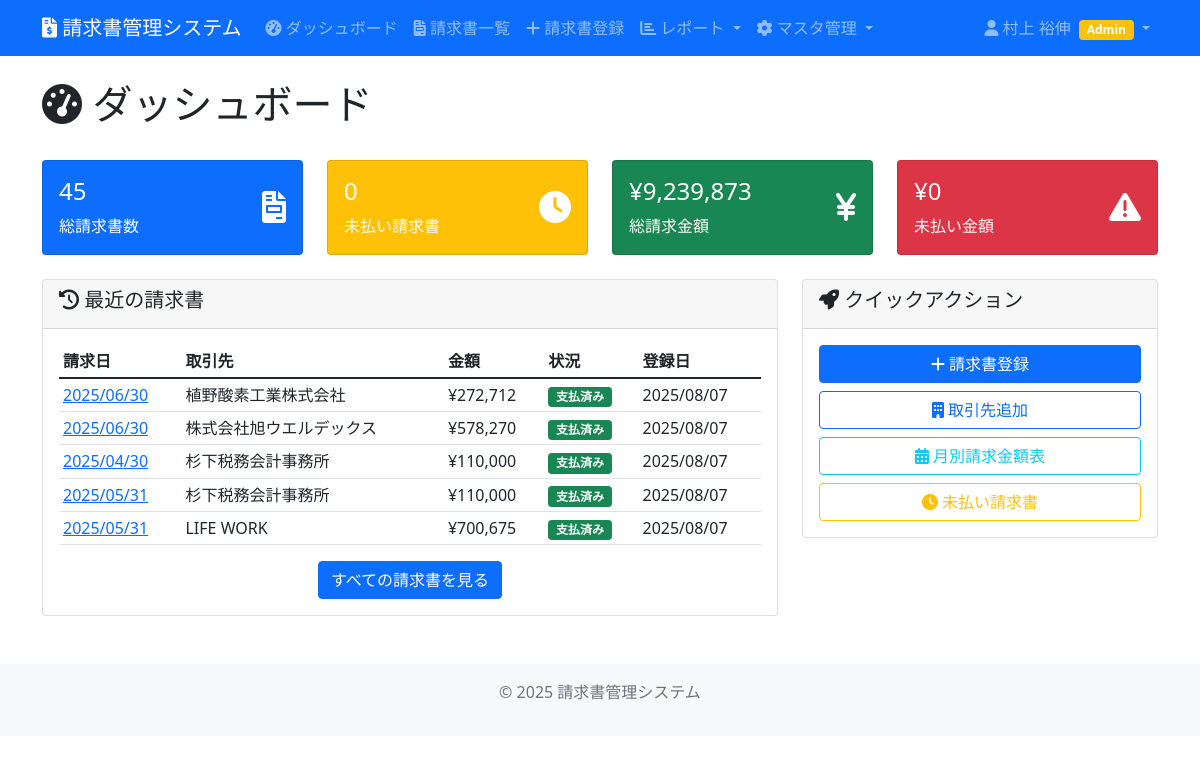
The page /main/ (signed in) on the database its author committed.
### invoice_management/models.py (models this page shows, shortened)
class Invoice(models.Model):
    PAYMENT_STATUS_CHOICES = [
        ('pending', '未払い'),
        ('paid', '支払済み'),
        ('overdue', '延滞'),
    ]
    auto_number = models.CharField(max_length=50, unique=True, verbose_name="自動連番", blank=True)
    invoice_number = models.CharField(max_length=100, blank=True, verbose_name="請求書番号")
    company = models.ForeignKey(Company, on_delete=models.CASCADE, verbose_name="取引先会社")
    amount = models.DecimalField(max_digits=12, decimal_places=2, verbose_name="請求金額")
    tax_amount = models.DecimalField(max_digits=12, decimal_places=2, default=0, verbose_name="消費税額")
    total_amount = models.DecimalField(max_digits=12, decimal_places=2, verbose_name="合計金額", blank=True)
    invoice_date = models.DateField(verbose_name="請求日")
    due_date = models.DateField(verbose_name="支払期限")
    payment_status = models.CharField(max_length=20, choices=PAYMENT_STATUS_CHOICES, default='pending', verbose_name="支払状況")
    description = models.TextField(blank=True, verbose_name="摘要")
    registered_by = models.ForeignKey(User, on_delete=models.CASCADE, verbose_name="登録者")
    created_at = models.DateTimeField(auto_now_add=True, verbose_name="作成日時")
    updated_at = models.DateTimeField(auto_now=True, verbose_name="更新日時")
    class Meta:
        verbose_name = "請求書"
        verbose_name_plural = "請求書"

class Company(models.Model):
    code = models.CharField(max_length=20, unique=True, verbose_name="会社コード", blank=True)
    name = models.CharField(max_length=255, verbose_name="会社名")
    invoice_number = models.CharField(max_length=100, blank=True, verbose_name="インボイス番号")
    address = models.TextField(blank=True, verbose_name="住所")
    phone = models.CharField(max_length=20, blank=True, verbose_name="電話番号")
    email = models.EmailField(blank=True, verbose_name="メールアドレス")
    contact_person = models.CharField(max_length=100, blank=True, verbose_name="担当者名")
    remarks = models.TextField(blank=True, verbose_name="備考")
    created_at = models.DateTimeField(auto_now_add=True, verbose_name="作成日時")
    updated_at = models.DateTimeField(auto_now=True, verbose_name="更新日時")
    class Meta:
        verbose_name = "取引先会社"
        verbose_name_plural = "取引先会社"

### invoice_management/views.py (the view)
# urls.py: path('', views.dashboard, name='dashboard'),
def dashboard(request):
    if request.user.is_authenticated:
        total_invoices = Invoice.objects.count()
        pending_invoices = Invoice.objects.filter(payment_status='pending').count()
        total_amount = Invoice.objects.aggregate(
            total=Sum('total_amount')
        )['total'] or 0
        pending_amount = Invoice.objects.filter(
            payment_status='pending'
        ).aggregate(
            total=Sum('total_amount')
        )['total'] or 0
        recent_invoices = Invoice.objects.select_related('company').order_by('-created_at')[:5]
        context = {
            'total_invoices': total_invoices,
            'pending_invoices': pending_invoices,
            'total_amount': total_amount,
            'pending_amount': pending_amount,
            'recent_invoices': recent_invoices,
        }
    else:
        context = {}
    return render(request, 'invoice_management/dashboard.html', context)

### invoice_management/templatetags/invoice_extras.py (called while the page is built)
@register.filter
def japanese_full_name(user):
    if user.last_name and user.first_name:
        return f"{user.last_name} {user.first_name}"
    elif user.last_name:
        return user.last_name
    elif user.first_name:
        return user.first_name
    else:
        return user.username

### invoice_management/templates/invoice_management/dashboard.html (shortened to what this page needs)
{% extends 'invoice_management/base.html' %}
{% load humanize %}
{% block content %}
<div class="row mb-4">
    <div class="col">
        <h1><i class="fas fa-tachometer-alt"></i> ダッシュボード</h1>
    </div>
</div>
{% if user.is_authenticated %}
    <div class="row mb-4">
        <div class="col-md-3">
            <div class="card bg-primary text-white">
                <div class="card-body">
                    <div class="d-flex justify-content-between">
                        <div>
                            <h4>{{ total_invoices }}</h4>
                            <p class="mb-0">総請求書数</p>
                        </div>
                        <div class="align-self-center">
                            <i class="fas fa-file-invoice fa-2x"></i>
                        </div>
                    </div>
                </div>
            </div>
        </div>
        <div class="col-md-3">
            <div class="card bg-warning text-white">
                <div class="card-body">
                    <div class="d-flex justify-content-between">
                        <div>
                            <h4>{{ pending_invoices }}</h4>
                            <p class="mb-0">未払い請求書</p>
                        </div>
                        <div class="align-self-center">
                            <i class="fas fa-clock fa-2x"></i>
                        </div>
                    </div>
                </div>
            </div>
        </div>
        <div class="col-md-3">
            <div class="card bg-success text-white">
                <div class="card-body">
                    <div class="d-flex justify-content-between">
                        <div>
                            <h4>¥{{ total_amount|floatformat:0|intcomma }}</h4>
                            <p class="mb-0">総請求金額</p>
                        </div>
                        <div class="align-self-center">
                            <i class="fas fa-yen-sign fa-2x"></i>
                        </div>
                    </div>
                </div>
            </div>
        </div>
        <div class="col-md-3">
            <div class="card bg-danger text-white">
                <div class="card-body">
                    <div class="d-flex justify-content-between">
                        <div>
                            <h4>¥{{ pending_amount|floatformat:0|intcomma }}</h4>
                            <p class="mb-0">未払い金額</p>
                        </div>
                        <div class="align-self-center">
                            <i class="fas fa-exclamation-triangle fa-2x"></i>
                        </div>
                    </div>
                </div>
            </div>
        </div>
    </div>
    <div class="row">
        <div class="col-md-8">
            <div class="card">
                <div class="card-header">
                    <h5><i class="fas fa-history"></i> 最近の請求書</h5>
                </div>
                <div class="card-body">
                    {% if recent_invoices %}
                        <div class="table-responsive">
                            <table class="table table-sm">
                                <thead>
                                    <tr>
                                        <th>請求日</th>
                                        <th>取引先</th>
                                        <th>金額</th>
                                        <th>状況</th>
                                        <th>登録日</th>
                                    </tr>
                                </thead>
                                <tbody>
                                    {% for invoice in recent_invoices %}
                                        <tr>
                                            <td>
                                                <a href="{% url 'invoice_detail' invoice.pk %}">
                                                    {{ invoice.invoice_date|date:"Y/m/d" }}
                                                </a>
                                            </td>
                                            <td>{{ invoice.company.name }}</td>
                                            <td>¥{{ invoice.total_amount|floatformat:0|intcomma }}</td>
                                            <td>
                                                {% if invoice.payment_status == 'pending' %}
                                                    <span class="badge bg-warning">未払い</span>
                                                {% elif invoice.payment_status == 'paid' %}
                                                    <span class="badge bg-success">支払済み</span>
                                                {% else %}
                                                    <span class="badge bg-secondary">キャンセル</span>
                                                {% endif %}
                                            </td>
                                            <td>{{ invoice.created_at|date:"Y/m/d" }}</td>
                                        </tr>
                                    {% endfor %}
                                </tbody>
                            </table>
                        </div>
                        <div class="text-center">
                            <a href="{% url 'invoice_list' %}" class="btn btn-primary">
                                すべての請求書を見る
                            </a>
                        </div>
                    {% else %}
                        <p class="text-muted">まだ請求書が登録されていません。</p>
                        <a href="{% url 'invoice_add' %}" class="btn btn-primary">
                            <i class="fas fa-plus"></i> 請求書を登録する
                        </a>
                    {% endif %}
                </div>
            </div>
        </div>
        <div class="col-md-4">
            <div class="card">
                <div class="card-header">
                    <h5><i class="fas fa-rocket"></i> クイックアクション</h5>
                </div>
                <div class="card-body">
                    <div class="d-grid gap-2">
                        <a href="{% url 'invoice_add' %}" class="btn btn-primary">
                            <i class="fas fa-plus"></i> 請求書登録
                        </a>
                        <a href="{% url 'company_add' %}" class="btn btn-outline-primary">
                            <i class="fas fa-building"></i> 取引先追加
                        </a>
                        <a href="{% url 'monthly_report' %}" class="btn btn-outline-info">
                            <i class="fas fa-calendar-alt"></i> 月別請求金額表
                        </a>
                        <a href="{% url 'invoice_list' %}?status=pending" class="btn btn-outline-warning">
                            <i class="fas fa-clock"></i> 未払い請求書
                        </a>
                    </div>
                </div>
            </div>
        </div>
    </div>
{% endif %}
{% endblock %}

### invoice_management/templates/invoice_management/base.html (shortened to what this page needs)
{% load invoice_extras %}
<!DOCTYPE html>
<html lang="ja">
<head>
    <link href="https://cdn.jsdelivr.net/npm/bootstrap@5.1.3/dist/css/bootstrap.min.css" rel="stylesheet">
    <link href="https://cdnjs.cloudflare.com/ajax/libs/font-awesome/6.0.0/css/all.min.css" rel="stylesheet">
</head>
<body>
    <nav class="navbar navbar-expand-lg navbar-dark bg-primary">
        <div class="container">
            <a class="navbar-brand" href="{% url 'dashboard' %}">
                <i class="fas fa-file-invoice-dollar"></i>
                請求書管理システム
            </a>
            <div class="collapse navbar-collapse" id="navbarNav">
                <ul class="navbar-nav me-auto">
                    {% if user.is_authenticated %}
                        <li class="nav-item">
                            <a class="nav-link" href="{% url 'dashboard' %}">
                                <i class="fas fa-tachometer-alt"></i> ダッシュボード
                            </a>
                        </li>
                        <li class="nav-item">
                            <a class="nav-link" href="{% url 'invoice_list' %}">
                                <i class="fas fa-file-invoice"></i> 請求書一覧
                            </a>
                        </li>
                        <li class="nav-item">
                            <a class="nav-link" href="{% url 'invoice_add' %}">
                                <i class="fas fa-plus"></i> 請求書登録
                            </a>
                        </li>
                        <li class="nav-item dropdown">
                            <a class="nav-link dropdown-toggle" href="#" role="button" data-bs-toggle="dropdown">
                                <i class="fas fa-chart-bar"></i> レポート
                            </a>
                        </li>
                        <li class="nav-item dropdown">
                            <a class="nav-link dropdown-toggle" href="#" role="button" data-bs-toggle="dropdown">
                                <i class="fas fa-cog"></i> マスタ管理
                            </a>
                        </li>
                    {% endif %}
                </ul>
                <ul class="navbar-nav">
                    {% if user.is_authenticated %}
                        <li class="nav-item dropdown">
                            <a class="nav-link dropdown-toggle" href="#" role="button" data-bs-toggle="dropdown">
                                <i class="fas fa-user"></i> {{ user|japanese_full_name }}
                                {% if user.is_superuser %}
                                    <span class="badge bg-danger ms-1">Super</span>
                                {% elif user.is_staff %}
                                    <span class="badge bg-warning ms-1">Admin</span>
                                {% endif %}
                            </a>
                        </li>
                    {% else %}
                        <li class="nav-item">
                            <a class="nav-link" href="{% url 'login' %}">ログイン</a>
                        </li>
                    {% endif %}
                </ul>
            </div>
        </div>
    </nav>
    <main class="container mt-4">
        {% block content %}
        {% endblock %}
    </main>
    <footer class="bg-light text-center text-muted mt-5 py-3">
        <div class="container">
            <p>&copy; 2025 請求書管理システム</p>
        </div>
    </footer>
</body>
</html>

### rows shown on the page
Invoice: invoice_date "2025/06/30", company.name "植野酸素工業株式会社", total_amount "272,712", payment_status "支払済み", created_at "2025/08/07"
Invoice: invoice_date "2025/06/30", company.name "株式会社旭ウエルデックス", total_amount "578,270", payment_status "支払済み", created_at "2025/08/07"
Invoice: invoice_date "2025/04/30", company.name "杉下税務会計事務所", total_amount "110,000", payment_status "支払済み", created_at "2025/08/07"
Invoice: invoice_date "2025/05/31", company.name "杉下税務会計事務所", total_amount "110,000", payment_status "支払済み", created_at "2025/08/07"
Invoice: invoice_date "2025/05/31", company.name "LIFE WORK", total_amount "700,675", payment_status "支払済み", created_at "2025/08/07"

### other values the page prints
{{ user|japanese_full_name }} "村上 裕伸"
{{ total_invoices }} "45"
{{ pending_invoices }} "0"
{{ total_amount|floatformat:0|intcomma }} "9,239,873"
{{ pending_amount|floatformat:0|intcomma }} "0"
